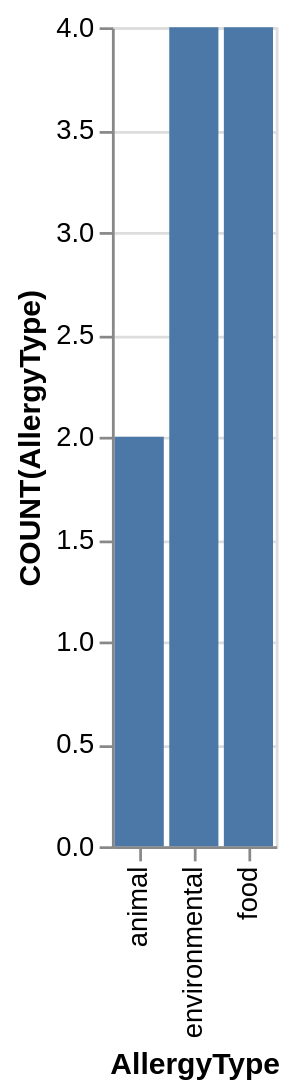

This figure's Vega-Lite source:
### Vega-Lite specification from a JSON file in a GitHub repository (floating-point values rounded to 4 significant figures)
{"data": {"values": [{"x_data": "animal", "y_data": 2}, {"x_data": "environmental", "y_data": 4}, {"x_data": "food", "y_data": 4}]}, "mark": "bar", "encoding": {"x": {"field": "x_data", "type": "nominal", "title": "AllergyType", "sort": {"op": "sum", "field": "y_data", "order": "ascending"}}, "y": {"field": "y_data", "type": "quantitative", "title": "COUNT(AllergyType)"}}}
